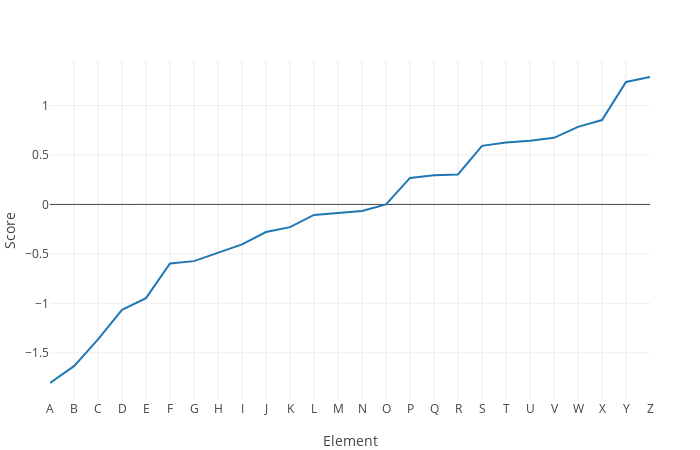

Notebook code for this chart:
### Code cell
sort_index_ = sortperm(element_score_)

element_score_ = element_score_[sort_index_]

# element_ = element_[sort_index_]

plot_x_y(
    [element_score_];
    layout = extend_layout(
        layout;
        yaxis_title = "Score",
    ),
)

### Figure 1 — Plotly figure (JSON) as saved in the notebook; plotly's stock layout.template omitted (floating-point values rounded to 4 significant figures)
{"data": [{"name": "1", "type": "scatter", "x": [1, 2, 3, 4, 5, 6, 7, 8, 9, 10, 11, 12, 13, 14, 15, 16, 17, 18, 19, 20, 21, 22, 23, 24, 25, 26], "y": [-1.805, -1.636, -1.365, -1.065, -0.9479, -0.5978, -0.5733, -0.4883, -0.4038, -0.2786, -0.2297, -0.106, -0.09017, -0.067, 0.0004771, 0.2681, 0.2944, 0.3037, 0.5922, 0.6269, 0.6436, 0.6738, 0.7841, 0.8531, 1.239, 1.288]}], "layout": {"autosize": false, "height": 450, "margin": {"b": 50, "l": 50, "r": 50, "t": 60}, "templateaa": "plotly_white", "width": 700, "xaxis": {"autorange": true, "range": [1, 26], "ticktext": ["A", "B", "C", "D", "E", "F", "G", "H", "I", "J", "K", "L", "M", "N", "O", "P", "Q", "R", "S", "T", "U", "V", "W", "X", "Y", "Z"], "tickvals": [1, 2, 3, 4, 5, 6, 7, 8, 9, 10, 11, 12, 13, 14, 15, 16, 17, 18, 19, 20, 21, 22, 23, 24, 25, 26], "title": {"text": "Element"}, "type": "linear"}, "yaxis": {"autorange": true, "range": [-1.977, 1.46], "title": {"text": "Score"}, "type": "linear"}}}
